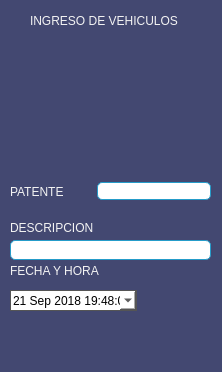
<?xml version="1.0" encoding="UTF-8"?>
<ui version="4.0">
 <class>FormularioIngreso</class>
 <widget class="QWidget" name="FormularioIngreso">
  <property name="geometry">
   <rect>
    <x>0</x>
    <y>0</y>
    <width>222</width>
    <height>372</height>
   </rect>
  </property>
  <property name="windowTitle">
   <string>INGRESO</string>
  </property>
  <property name="styleSheet">
   <string notr="true">background-color: rgb(67, 72, 113);
border-color: rgb(13, 13, 13);</string>
  </property>
  <widget class="QLabel" name="labelTitulo">
   <property name="geometry">
    <rect>
     <x>30</x>
     <y>10</y>
     <width>171</width>
     <height>21</height>
    </rect>
   </property>
   <property name="styleSheet">
    <string notr="true">color: rgb(243, 243, 243);</string>
   </property>
   <property name="text">
    <string>INGRESO DE VEHICULOS</string>
   </property>
  </widget>
  <widget class="QLabel" name="label_2">
   <property name="geometry">
    <rect>
     <x>190</x>
     <y>10</y>
     <width>71</width>
     <height>71</height>
    </rect>
   </property>
   <property name="text">
    <string/>
   </property>
   <property name="pixmap">
    <pixmap>:/imagenes/ingreso.png</pixmap>
   </property>
  </widget>
  <widget class="QWidget" name="layoutWidget">
   <property name="geometry">
    <rect>
     <x>10</x>
     <y>180</y>
     <width>201</width>
     <height>23</height>
    </rect>
   </property>
   <layout class="QHBoxLayout" name="horizontalLayout">
    <item>
     <widget class="QLabel" name="label_3">
      <property name="styleSheet">
       <string notr="true">color: rgb(243, 243, 243);</string>
      </property>
      <property name="text">
       <string>PATENTE        </string>
      </property>
     </widget>
    </item>
    <item>
     <widget class="QLineEdit" name="lePatente">
      <property name="styleSheet">
       <string notr="true">

QLineEdit
{
background-color: rgb(255, 255, 255);
border: 1px solid rgb(37, 156, 201);
border-radius: 5px;
}</string>
      </property>
      <property name="alignment">
       <set>Qt::AlignCenter</set>
      </property>
     </widget>
    </item>
   </layout>
  </widget>
  <widget class="QWidget" name="layoutWidget">
   <property name="geometry">
    <rect>
     <x>10</x>
     <y>260</y>
     <width>201</width>
     <height>21</height>
    </rect>
   </property>
   <layout class="QHBoxLayout" name="horizontalLayout_4" stretch="0">
    <property name="spacing">
     <number>6</number>
    </property>
    <item>
     <widget class="QLabel" name="lTiempoIngreso">
      <property name="styleSheet">
       <string notr="true">color: rgb(243, 243, 243);</string>
      </property>
      <property name="text">
       <string>FECHA Y HORA</string>
      </property>
     </widget>
    </item>
   </layout>
  </widget>
  <widget class="QWidget" name="layoutWidget">
   <property name="geometry">
    <rect>
     <x>20</x>
     <y>320</y>
     <width>182</width>
     <height>40</height>
    </rect>
   </property>
   <layout class="QHBoxLayout" name="horizontalLayout_5">
    <item>
     <widget class="QPushButton" name="pbCargar">
      <property name="sizePolicy">
       <sizepolicy hsizetype="Fixed" vsizetype="Fixed">
        <horstretch>0</horstretch>
        <verstretch>0</verstretch>
       </sizepolicy>
      </property>
      <property name="focusPolicy">
       <enum>Qt::NoFocus</enum>
      </property>
      <property name="styleSheet">
       <string notr="true">background-color: transparent;

border: 0;</string>
      </property>
      <property name="text">
       <string/>
      </property>
      <property name="icon">
       <iconset resource="recursos.qrc">
        <normaloff>:/imagenes/imagenes/button_cargar.png</normaloff>:/imagenes/imagenes/button_cargar.png</iconset>
      </property>
      <property name="iconSize">
       <size>
        <width>80</width>
        <height>30</height>
       </size>
      </property>
      <property name="flat">
       <bool>true</bool>
      </property>
     </widget>
    </item>
    <item>
     <widget class="QPushButton" name="pbVolverIngreso">
      <property name="sizePolicy">
       <sizepolicy hsizetype="Fixed" vsizetype="Fixed">
        <horstretch>0</horstretch>
        <verstretch>0</verstretch>
       </sizepolicy>
      </property>
      <property name="focusPolicy">
       <enum>Qt::NoFocus</enum>
      </property>
      <property name="styleSheet">
       <string notr="true">background-color: transparent;

border: 0;</string>
      </property>
      <property name="text">
       <string/>
      </property>
      <property name="icon">
       <iconset resource="recursos.qrc">
        <normaloff>:/imagenes/regresar.png</normaloff>:/imagenes/regresar.png</iconset>
      </property>
      <property name="iconSize">
       <size>
        <width>80</width>
        <height>30</height>
       </size>
      </property>
      <property name="flat">
       <bool>true</bool>
      </property>
     </widget>
    </item>
   </layout>
  </widget>
  <widget class="QLabel" name="lIcono3">
   <property name="geometry">
    <rect>
     <x>50</x>
     <y>40</y>
     <width>131</width>
     <height>101</height>
    </rect>
   </property>
   <property name="text">
    <string/>
   </property>
   <property name="pixmap">
    <pixmap resource="recursos.qrc">:/imagenes/imagenes/pngwing.com.png</pixmap>
   </property>
   <property name="scaledContents">
    <bool>true</bool>
   </property>
  </widget>
  <widget class="QLabel" name="lWarning">
   <property name="geometry">
    <rect>
     <x>10</x>
     <y>146</y>
     <width>201</width>
     <height>20</height>
    </rect>
   </property>
   <property name="styleSheet">
    <string notr="true">color: rgb(244, 96, 96);</string>
   </property>
   <property name="text">
    <string/>
   </property>
  </widget>
  <widget class="LineaDeTexto" name="leDescripcion">
   <property name="geometry">
    <rect>
     <x>10</x>
     <y>240</y>
     <width>201</width>
     <height>20</height>
    </rect>
   </property>
   <property name="styleSheet">
    <string notr="true">
QLineEdit
{
background-color: rgb(255, 255, 255);
border: 1px solid rgb(37, 156, 201);
border-radius: 5px;
}</string>
   </property>
  </widget>
  <widget class="QLabel" name="label_4">
   <property name="geometry">
    <rect>
     <x>10</x>
     <y>220</y>
     <width>101</width>
     <height>16</height>
    </rect>
   </property>
   <property name="styleSheet">
    <string notr="true">color: rgb(243, 243, 243);</string>
   </property>
   <property name="text">
    <string>DESCRIPCION</string>
   </property>
  </widget>
  <widget class="QDateTimeEdit" name="dateTimeEditIngreso">
   <property name="geometry">
    <rect>
     <x>10</x>
     <y>290</y>
     <width>127</width>
     <height>21</height>
    </rect>
   </property>
   <property name="styleSheet">
    <string notr="true">
background-color: rgb(255, 255, 255);
border: 1px solid #555;</string>
   </property>
   <property name="readOnly">
    <bool>true</bool>
   </property>
   <property name="dateTime">
    <datetime>
     <hour>19</hour>
     <minute>48</minute>
     <second>0</second>
     <year>2018</year>
     <month>9</month>
     <day>21</day>
    </datetime>
   </property>
   <property name="currentSection">
    <enum>QDateTimeEdit::DaySection</enum>
   </property>
   <property name="calendarPopup">
    <bool>true</bool>
   </property>
   <property name="timeSpec">
    <enum>Qt::TimeZone</enum>
   </property>
  </widget>
 </widget>
 <customwidgets>
  <customwidget>
   <class>LineaDeTexto</class>
   <extends>QLineEdit</extends>
   <header>lineadetexto.h</header>
  </customwidget>
 </customwidgets>
 <resources>
  <include location="recursos.qrc"/>
 </resources>
 <connections/>
</ui>
